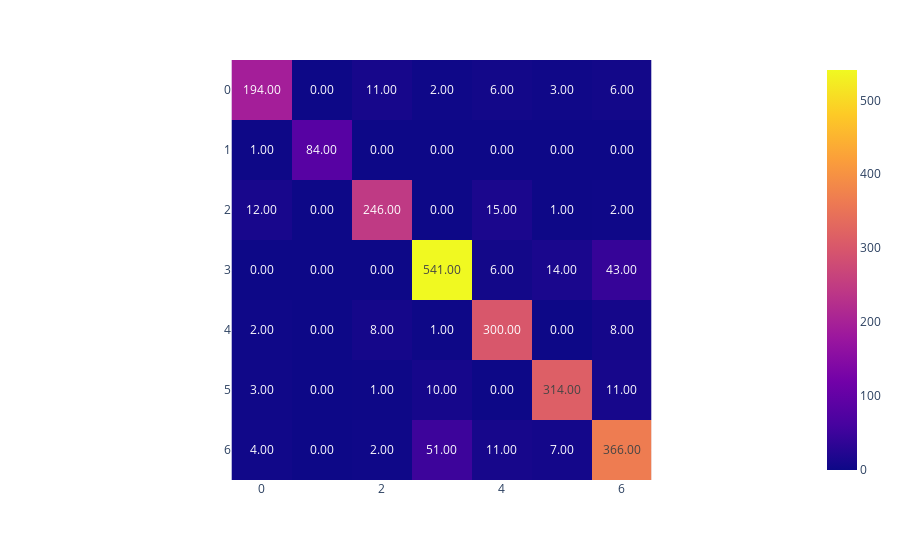

Write notebook code for a chart like this one.
### Markdown cell above
### DecisionTreeClassifier

### Code cell
#tree
print("ENCODED")
tree = DecisionTreeClassifier(max_depth=10000, random_state=42)
tree.fit(X_train, y_encoded)
y_hat = tree.predict(X_val)
print("Tree accuracy: {:.2f}".format(tree.score(X_val, y_val_encoded)))
print("Tree f1 score: {:.2f}".format(sklearn.metrics.f1_score(y_val_encoded, y_hat, average='weighted')))
report = classification_report(y_val, y_pred)
print("Report:\n", report)

y_hat = enc.inverse_transform(y_hat)
cm1 = confusion_matrix(y_val, y_hat)
#print(f"confusion matrix:")
#print(cm)

fig = px.imshow(confusion_matrix(y_val, y_hat),text_auto='.2f')
fig.show()

print("AFTER FEATURE SELECTION:\n")

### Figure 1 — Plotly figure (JSON) as saved in the notebook; plotly's stock layout.template omitted (floating-point values rounded to 4 significant figures)
{"data": [{"coloraxis": "coloraxis", "hovertemplate": "x: %{x}<br>y: %{y}<br>color: %{z}<extra></extra>", "name": "0", "texttemplate": "%{z:.2f}", "type": "heatmap", "xaxis": "x", "yaxis": "y", "z": [[194, 0, 11, 2, 6, 3, 6], [1, 84, 0, 0, 0, 0, 0], [12, 0, 246, 0, 15, 1, 2], [0, 0, 0, 541, 6, 14, 43], [2, 0, 8, 1, 300, 0, 8], [3, 0, 1, 10, 0, 314, 11], [4, 0, 2, 51, 11, 7, 366]]}], "layout": {"coloraxis": {"colorscale": [[0, "#0d0887"], [0.1111, "#46039f"], [0.2222, "#7201a8"], [0.3333, "#9c179e"], [0.4444, "#bd3786"], [0.5556, "#d8576b"], [0.6667, "#ed7953"], [0.7778, "#fb9f3a"], [0.8889, "#fdca26"], [1, "#f0f921"]]}, "margin": {"t": 60}, "xaxis": {"anchor": "y", "constrain": "domain", "domain": [0, 1], "scaleanchor": "y"}, "yaxis": {"anchor": "x", "autorange": "reversed", "constrain": "domain", "domain": [0, 1]}}}
